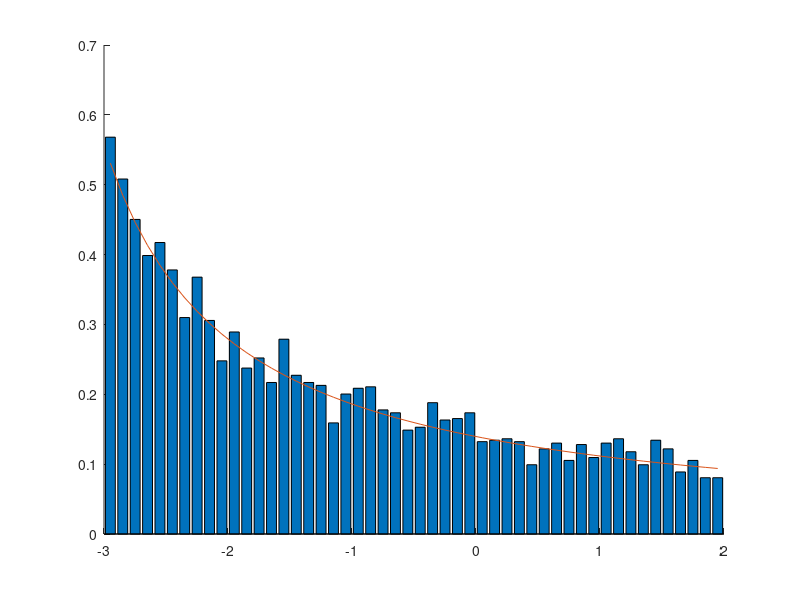
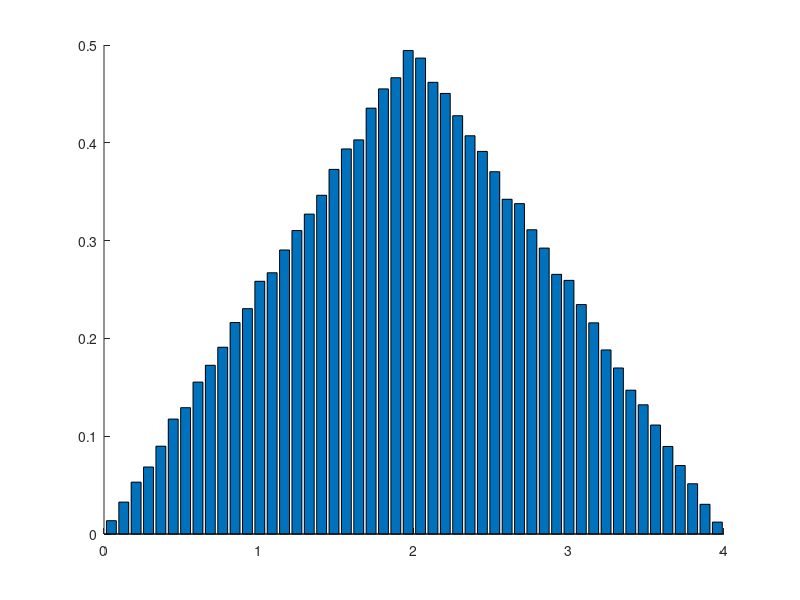

These figures' MATLAB source, in order:
clear variables;
close all;

%QUESTION 1
N = 5000;
a = -3;
b = 2;
Y = rand(N,1);
X = -4+exp(Y*log(6));
[h_emp, xout] = hist(X,50);
figure(1);hold on;
S_h_emp = trapz(xout,h_emp);
h_emp = h_emp./S_h_emp;
bar(xout,h_emp);
E_emp = mean(X);
sigma_emp = std(X);

f = (1/log(6)).*(1./(xout+4));
plot(xout,f)
E_th = 5/log(6) -4;
sigma_th = sqrt((1/log(6))*(22-(9/2)-8*(5-2*log(6)))-(E_th*E_th));

%QUESTION 2
figure(2);hold on;
n=100000;% nombre d’expériences
Y1= 0.5*rand(n,1);% VA uniforme sur [0,1/2] 
Y2= 0.5+0.5*rand(n,1);% VA uniforme sur [1/2,1]
X1= sqrt(8*Y1);% simulation de la VA X sur [0,2[
X2= -sqrt(-8*Y2+8)+4;% simulation de la VA X sur [2,4[
X= cat(1,X1,X2);% concaténation des VA X1 et X2
[h,xout]= hist(X,50);% calcul de l’histogramme de X
bar(xout,h/trapz(xout,h));% affichage de l’histogramme de X
mu_emp2= mean(X);% moyenne empirique
sigma_emp2= std(X);% écart type empirique
mu_th2= 2;% moyenne théorique
sigma_th2= sqrt(14/3-4);% écart type théorique
